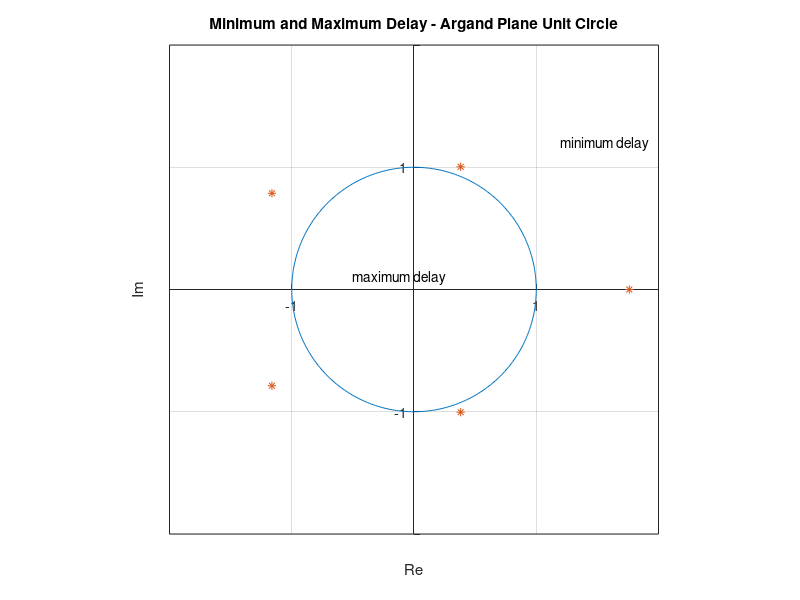

The MATLAB source for this figure:
%%1.2 drawing the unit circle in the Argand plane
angle=linspace(0,2*pi,360); % Linearly spaced vector generates 360 points between 0 and 2 pi
x=cos(angle); % define x
y=sin(angle); % define y

% defining the roots
zx=[1.7611 -1.16212 -1.16212 0.381574 0.381574] % Real component of root
zy=[0 -0.787121 0.787121 -1.00364 1.00364] % Imaginary component of root


figure;
plot(x,y); % plot the circle
axis('equal'); % making the axes equal size so that the circle really looks like a circle
grid on;
set(gca,'XAxisLocation','origin','YAxisLocation','origin'); %moving axes to the centre
text(-0.5,0.1,'maximum delay'); % displaying where maximum delay occurs
text(1.2,1.2,'minimum delay'); % displaying where minimum delay occurs
xlabel('Re');
title('Minimum and Maximum Delay - Argand Plane Unit Circle');
ylabel('Im');
xlim([-2 2]); % setting limits for x-axis
ylim([-2 2]); % setting limits for y-axis
hold on; 
plot(zx,zy,'*');

